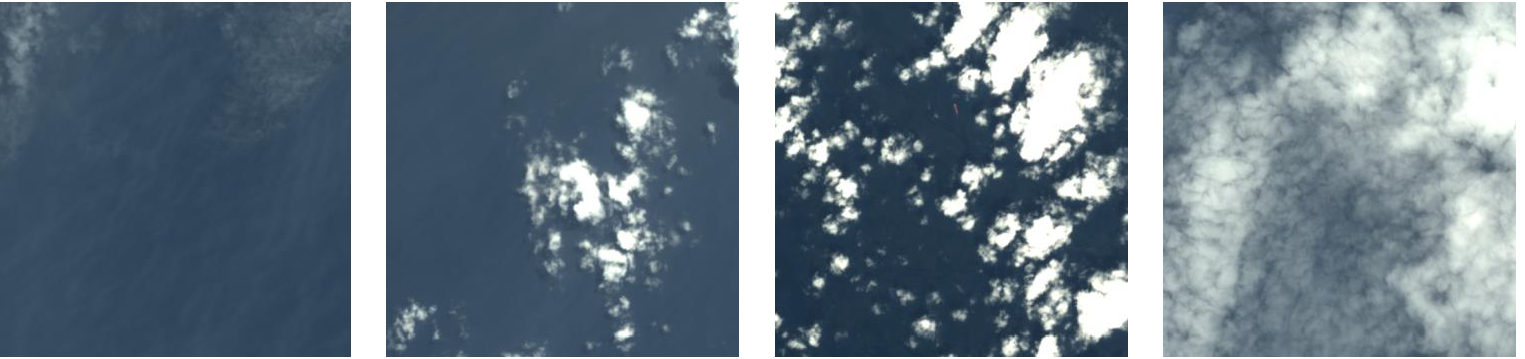
#> input picture 1.png, 1525 x 359 px, given as the content of the folder ./train/images, which was not available
$ python DegradeGenerate.py
#> lines starting #> are read from the running program, lines starting #| are printed output that depends on the picture
import warnings
import skimage
from skimage import io
import os
from glob import glob
from tqdm import tqdm
import numpy as np
import cv2
from numba import jit
import concurrent.futures

warnings.filterwarnings('ignore')

# @jit(nopython=True)
def customBlur(imgFile):
    size = 512
    targetPath = r'.\train\degrade'  # save path
    labelFile = imgFile.replace('png', 'txt').replace('images', 'labels')
    if os.path.exists(labelFile):
        img = io.imread(imgFile)
        label = np.loadtxt(labelFile, ndmin=2)
        dst = img.copy()
        centers = label.copy()
        for j in range(len(centers)):
            centers[j, 1] = label[j, 1] * size
            centers[j, 2] = label[j, 2] * size
        for i in range(img.shape[0]):
            for j in range(img.shape[1]):
                minDis = 130 * 130
                for center in centers:
                    distance = (i - center[2]) ** 2 + (j - center[1]) ** 2
                    if distance < minDis:
                        minDis = distance
                # boxSize = (int(0.05* (minDis ** 0.5))) // 2 + 1
                boxSize = (int(1.03** (minDis ** 0.5))) // 2  # You can change the degradation configuration here
                # boxSize = int(((minDis**0.5)/5+1))//2
                dst[i, j,0] = img[max(i - boxSize, 0):min(i + boxSize + 1, size), max(j - boxSize, 0):min(j + boxSize + 1, size),0].mean()
                dst[i, j, 1] = img[max(i - boxSize, 0):min(i + boxSize + 1, size),
                               max(j - boxSize, 0):min(j + boxSize + 1, size), 1].mean()
                dst[i, j, 2] = img[max(i - boxSize, 0):min(i + boxSize + 1, size),
                               max(j - boxSize, 0):min(j + boxSize + 1, size), 2].mean()
        io.imsave(os.path.join(targetPath, os.path.basename(imgFile)), dst)
    else:
        img = cv2.imread(imgFile)
        dst = cv2.blur(img, (20, 20))
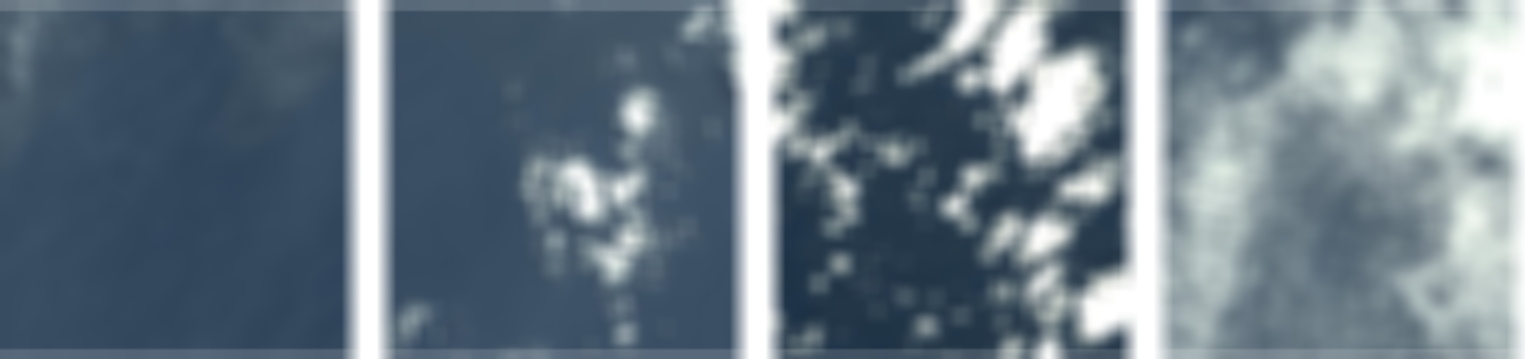
#> dst: shape (359, 1525, 3); mean B, G, R 133.5, 121.5, 105.5
        cv2.imwrite(os.path.join(targetPath, os.path.basename(imgFile)), dst)

if __name__=='__main__':
    sourcePath = r'.\train\images'  # source path
    with concurrent.futures.ProcessPoolExecutor(1) as executor:  # set 1 to other number for speedup
        imgfiles=glob(os.path.join(sourcePath, '*.png'))
        for i in tqdm(zip(imgfiles, executor.map(customBlur, imgfiles)),total=1):
            pass

$ run again, on Resolution.png
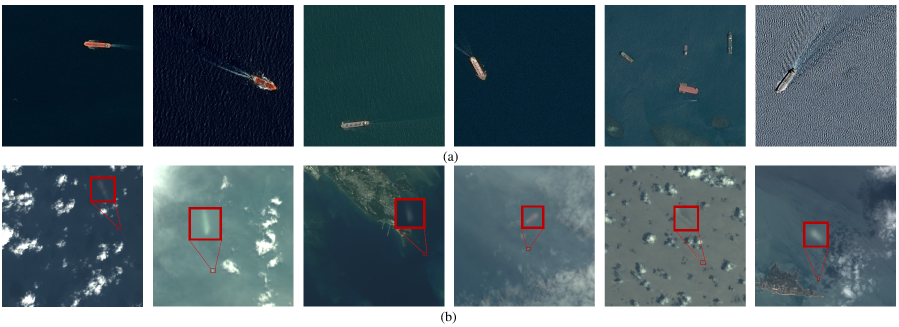
#> input picture Resolution.png, 1797 x 653 px, given as the content of the folder ./train/images, which was not available (shown at 1/2 size)
#> in customBlur, `dst = cv2.blur(img, (20, 20))`:
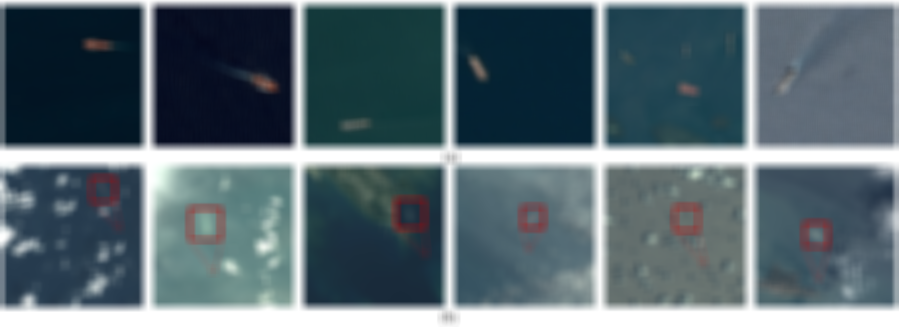
#> dst: shape (653, 1797, 3) (shown at 1/2 size); mean B, G, R 115.5, 107.6, 90.6
